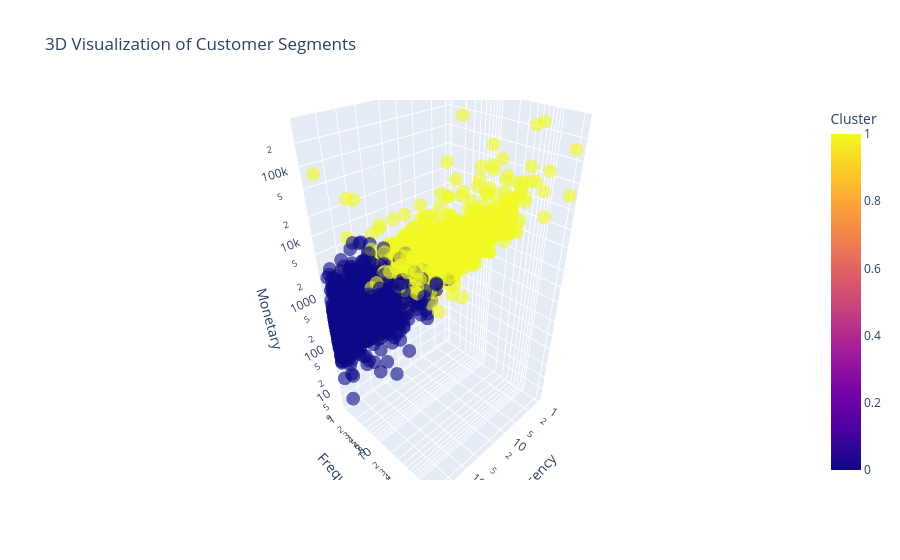

This figure's notebook cell:
### Code cell
import plotly.express as px
fig = px.scatter_3d(rfm, 
                    x='Recency', 
                    y='Frequency', 
                    z='Monetary',
                    color='Cluster',
                    title='3D Visualization of Customer Segments',
                    log_x=True, log_y=True, log_z=True, # 使用对数轴能让分布更均匀
                    opacity=0.6)

fig.show()

### Figure 1 — Plotly figure (JSON) as saved in the notebook; plotly's stock layout.template omitted (floating-point values rounded to 4 significant figures; data arrays with more than 128 entries replaced by an {"elided": "..."} marker saying what was removed)
{"data": [{"hovertemplate": "Recency=%{x}<br>Frequency=%{y}<br>Monetary=%{z}<br>Cluster=%{marker.color}<extra></extra>", "legendgroup": "", "marker": {"color": {"elided": "4338 int values"}, "coloraxis": "coloraxis", "opacity": 0.6, "symbol": "circle"}, "mode": "markers", "name": "", "scene": "scene", "showlegend": false, "x": {"elided": "4338 int values"}, "y": {"elided": "4338 int values"}, "z": {"elided": "4338 float values"}, "type": "scatter3d"}], "layout": {"scene": {"domain": {"x": [0.0, 1.0], "y": [0.0, 1.0]}, "xaxis": {"title": {"text": "Recency"}, "type": "log"}, "yaxis": {"title": {"text": "Frequency"}, "type": "log"}, "zaxis": {"title": {"text": "Monetary"}, "type": "log"}}, "coloraxis": {"colorbar": {"title": {"text": "Cluster"}}, "colorscale": [[0.0, "#0d0887"], [0.1111, "#46039f"], [0.2222, "#7201a8"], [0.3333, "#9c179e"], [0.4444, "#bd3786"], [0.5556, "#d8576b"], [0.6667, "#ed7953"], [0.7778, "#fb9f3a"], [0.8889, "#fdca26"], [1.0, "#f0f921"]]}, "legend": {"tracegroupgap": 0}, "title": {"text": "3D Visualization of Customer Segments"}}}
